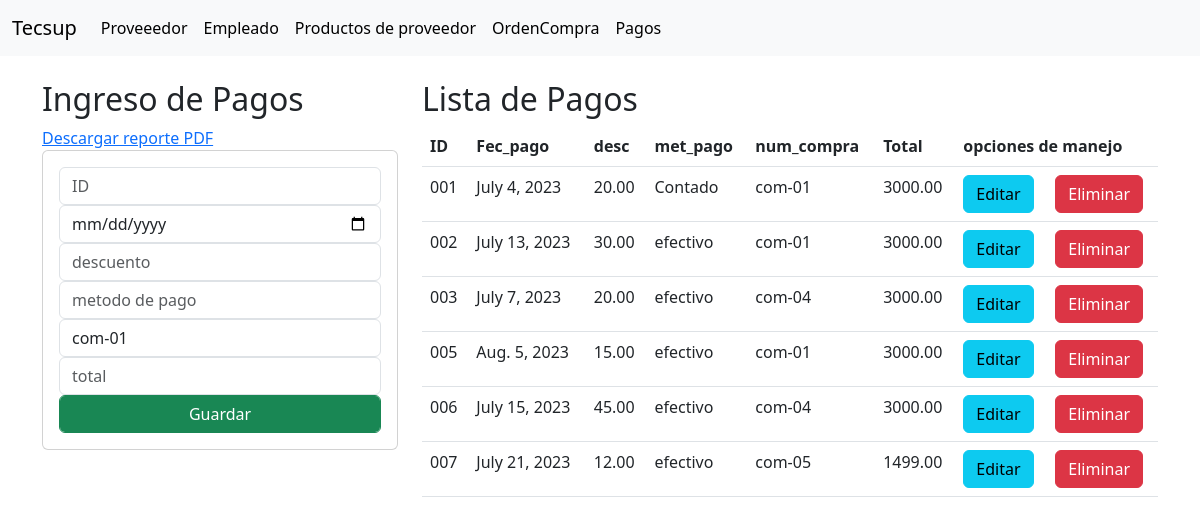
/pagos/, run on the app's committed database.
### compra/models.py (models this page shows, shortened)
class Pago(models.Model):
    id= models.CharField(primary_key=True, max_length=6)
    fec_pago = models.DateField()
    descuento = models.DecimalField(max_digits=8, decimal_places=2)
    met_pago = models.CharField(max_length=30)
    num_compra = models.ForeignKey(OrdenCompra, on_delete=models.CASCADE)
    total = models.DecimalField(max_digits=10, decimal_places=2)

class OrdenCompra(models.Model):
    id= models.CharField(primary_key=True, max_length=6)
    num_compra = models.CharField(max_length=20)
    fec_emision = models.DateField()
    cantidad = models.PositiveIntegerField()
    prec_unitario = models.DecimalField(max_digits=10, decimal_places=2)
    total = models.DecimalField(max_digits=10, decimal_places=2)
    producto = models.ForeignKey(Producto, on_delete=models.CASCADE)
    proveedor = models.ForeignKey(Proveedor, on_delete=models.CASCADE)
    empleado = models.ForeignKey(Empleado, on_delete=models.CASCADE)

### compra/views.py (the view)
# urls.py: path('pagos/', views.homepago, name='pagos'),
def homepago(request):
    pagos = Pago.objects.all()
    ordencompra = OrdenCompra.objects.all()
    return render(request, 'GestionPagos.html',{"pagos":pagos, "ordencompras":ordencompra})

### compra/templates/GestionPagos.html (shortened to what this page needs)
{% extends './base.html' %}
{% block body %}
<div class="row">
    <div class="col-sm-12 col-md-6 col-lg-4 col-xl-4">
        <h2>Ingreso de Pagos</h2>
        <a href="{% url 'reporte_pago' %}">Descargar reporte PDF</a>
        <div class="card">
            <div class="card-body">
                <form action="/registrarpago" method="POST" id="pagoForm">
                    <div class="form-group">
                        <input type="text" name="txtid" placeholder="ID" class="form-control">
                    </div>
                    <div class="form-group">
                        <input type="date" name="txtfec_pago" placeholder="fecha" class="form-control">
                    </div>
                    <div class="form-group">
                        <input type="number" name="txtdescuento" placeholder="descuento" class="form-control">
                    </div>
                    <div class="form-group">
                        <input type="text" name="txtmet_pago" placeholder="metodo de pago" class="form-control">
                    </div>
                    <div class="form-group">
                        <select name="txtnum_compra" class="form-control" onchange="updateTotal()">
                            {% for ordencompra in ordencompras %}
                                <option value="{{ ordencompra.id }}" data-total="{{ ordencompra.total }}">{{ ordencompra.num_compra }}</option>
                            {% endfor %}
                        </select>
                    </div>
                    <div class="form-group">
                        <input type="text" name="txttotal" id="txttotal" placeholder="total" class="form-control" readonly>
                    </div>
                    <button type="submit" class="btn btn-success form-control">Guardar</button>
                </form>
            </div>
        </div>
    </div>
    <div class="col-sm-12 col-md-6  col-xl-8 col-xl-8">
        <h2>Lista de Pagos</h2>
        <table class="table" style="background-color: #4591B8;">
            <thead>
                <tr>
                    <th>ID</th>
                    <th>Fec_pago</th>
                    <th>desc</th>
                    <th>met_pago</th>
                    <th>num_compra</th>
                    <th>Total</th>
                    <th colspan="2">opciones de manejo</th>
                </tr>
            </thead>
            <tbody>
                {% for p in pagos %}
                <tr>
                    <td>{{ p.id }}</td>
                    <td>{{ p.fec_pago }}</td>
                    <td>{{ p.descuento }}</td>
                    <td>{{ p.met_pago }}</td>
                    <td>{{ p.num_compra.num_compra }}</td>
                    <td>{{ p.total }}</td>
                    <td><a href="edicionpago/{{p.id}}" class="btn btn-info">Editar</a></td>
                    <td><a href="eliminarpago/{{p.id}}" class="btn btn-danger">Eliminar</a></td>
                </tr>
                {% endfor %}
            </tbody>
        </table>
    </div>
</div>
{% endblock %}

### data on the page
Pago: id "001", fec_pago "July 4, 2023", descuento "20.00", met_pago "Contado", num_compra.num_compra "com-01", total "3000.00"
Pago: id "002", fec_pago "July 13, 2023", descuento "30.00", met_pago "efectivo", num_compra.num_compra "com-01", total "3000.00"
Pago: id "003", fec_pago "July 7, 2023", descuento "20.00", met_pago "efectivo", num_compra.num_compra "com-04", total "3000.00"
Pago: id "005", fec_pago "Aug. 5, 2023", descuento "15.00", met_pago "efectivo", num_compra.num_compra "com-01", total "3000.00"
Pago: id "006", fec_pago "July 15, 2023", descuento "45.00", met_pago "efectivo", num_compra.num_compra "com-04", total "3000.00"
Pago: id "007", fec_pago "July 21, 2023", descuento "12.00", met_pago "efectivo", num_compra.num_compra "com-05", total "1499.00"

### other printed values
form field txtnum_compra "com-01"
